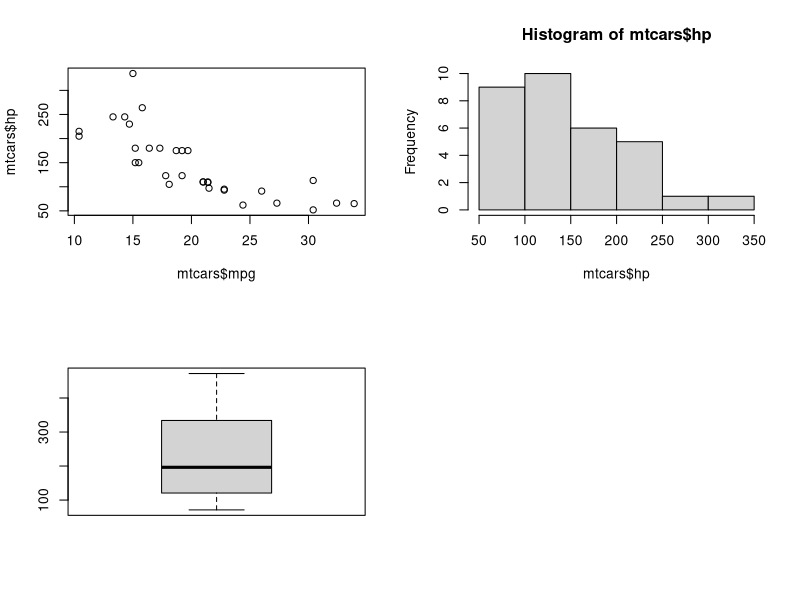
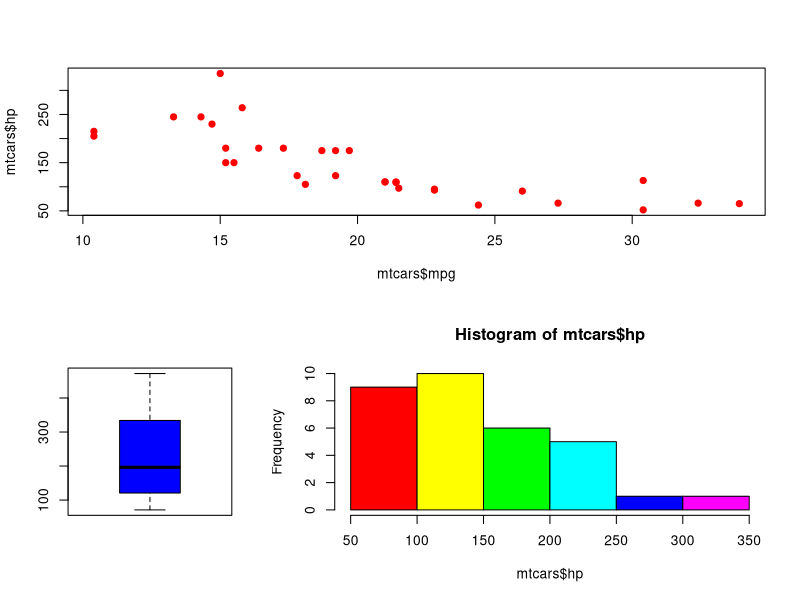
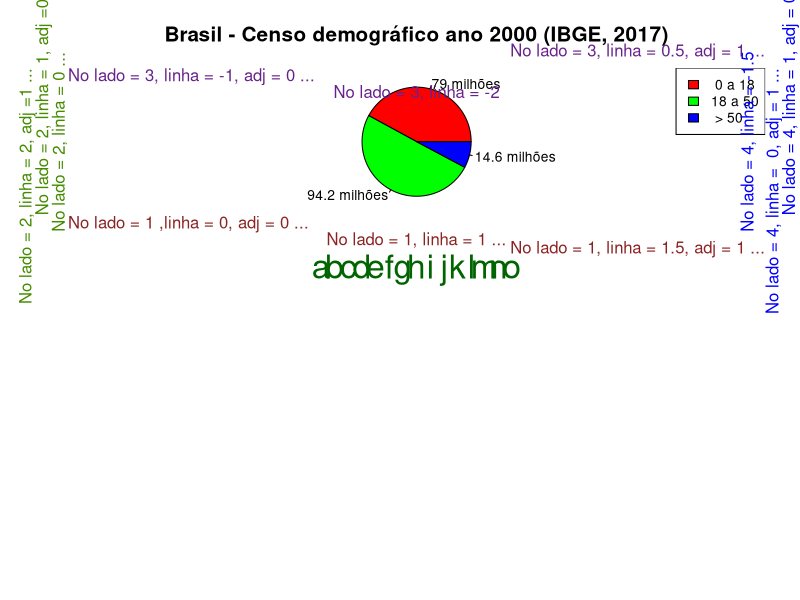
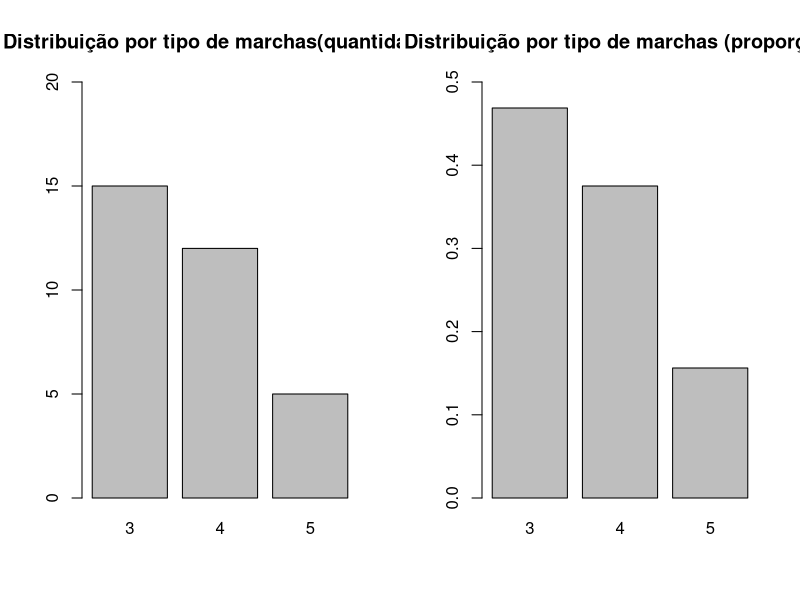
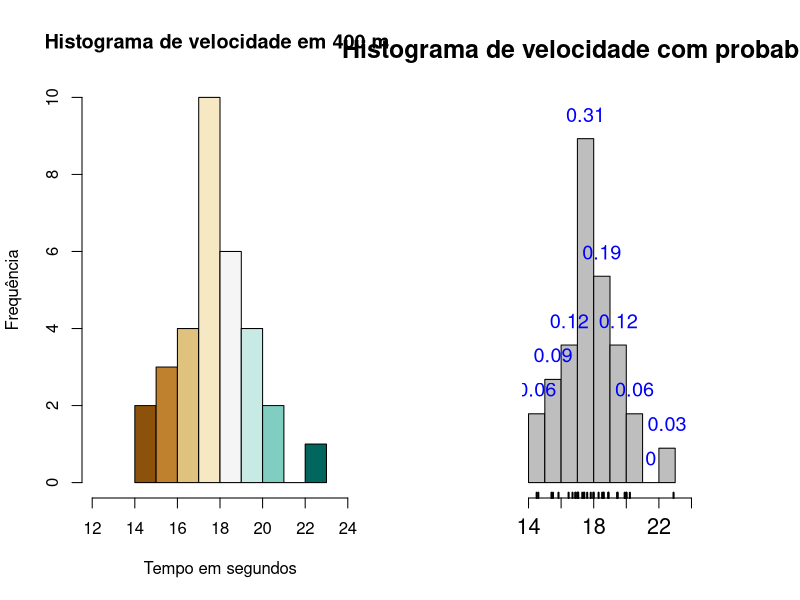
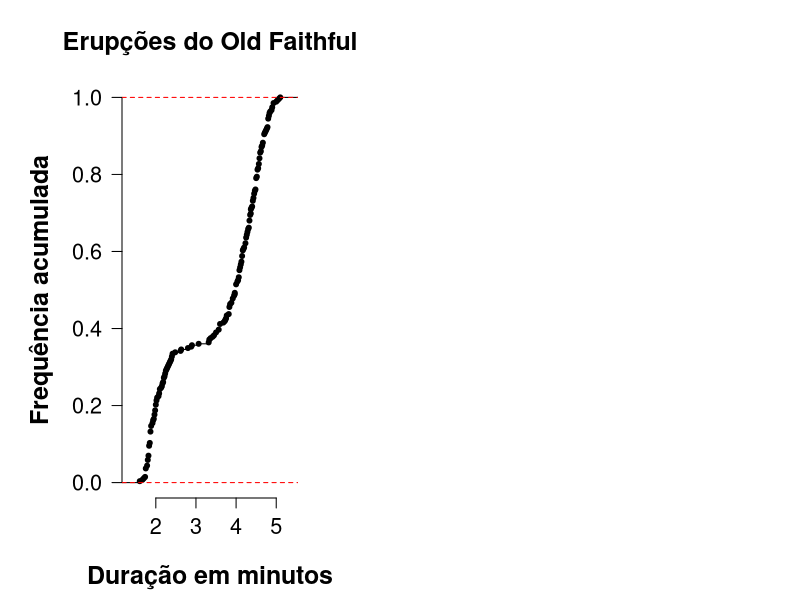
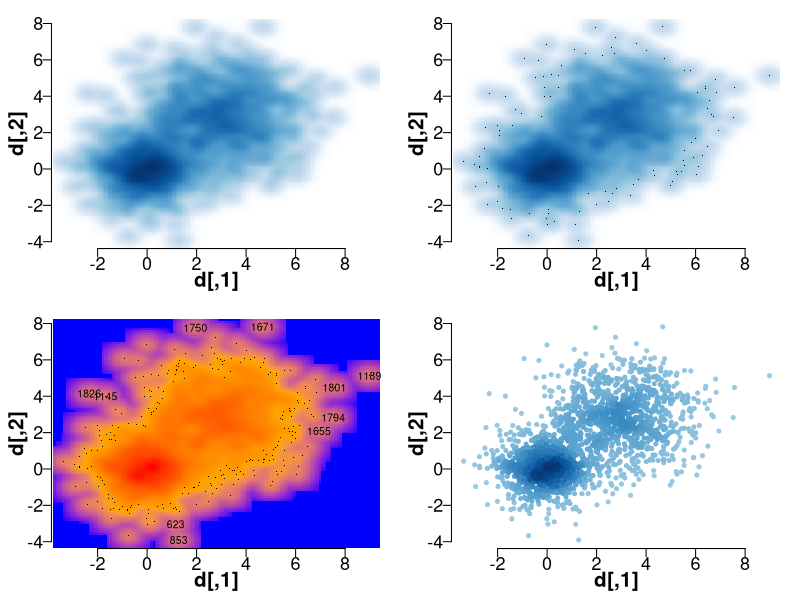
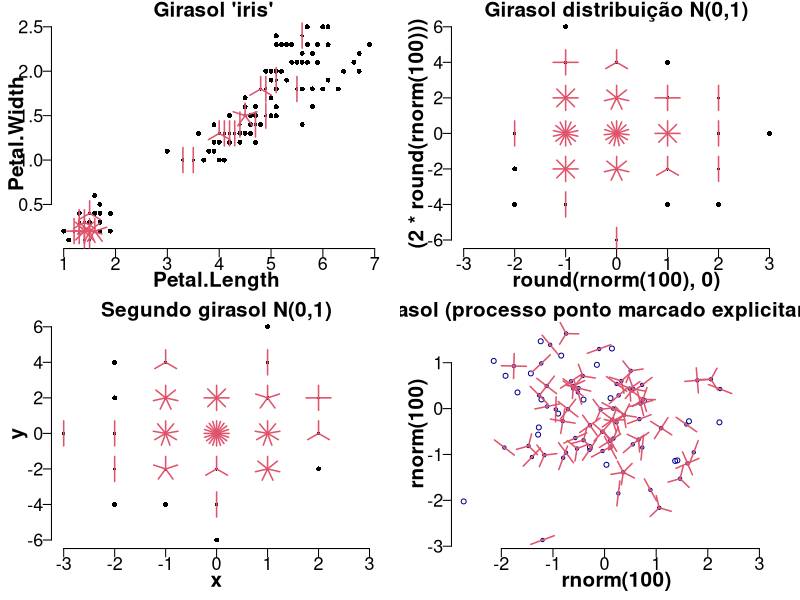

Generate these figures, in order, with R:
## ---- chunk 1
knitr::opts_chunk$set(echo = TRUE)
## ---- chunk 2
pgra <- par()
## ---- chunk 3
# Definição do espaço gráfico como matriz de 2 x 2 (quatro gráficos)
# os gráficos serão colocados por linha
par(mfrow = c(2, 2))

# primeiro gráfico
plot(mtcars$mpg, mtcars$hp)

# segundo gráfico
hist(mtcars$hp)
# terceiro gráfico
# 
boxplot(mtcars$disp)

# o quarto espaço fica livre 
## ---- chunk 4
# criamos uma matriz de 4 elementos, ordenados em duas linhas e duas colunas

matriz <- matrix(c(1, 1, 3, 2), 2, 2, byrow = TRUE)
matriz # mostra a matriz

# cria o espaço gráfico usando a matriz criada e especificanco 
# largura e altura de cada gráfico
layout(matriz, widths  = c(2, 4), heights = c(2, 2))

# plotagem dos gráficos, note que o espaço gráfico é totalmente preenchido
plot(mtcars$mpg, mtcars$hp, col = "red", pch = 19) # grafico 1 na posição (1,1) e (2,1)
hist(mtcars$hp, col = rainbow(6))                  # gráfico 2, posição  2,2
boxplot(mtcars$disp, col = "blue")                 # gráfico 3, posições 2,1
## ---- chunk 5
# criamos um vetor com os dados e os nomes das variáveis
pop <- c (79, 94.2, 14.6)
names (pop) <- c (" 0 a 18", "18 a 50", " > 50") 

#gráfico de torta com título
pie(pop, 
    col    = rainbow(3), 
    main   = "Brasil - Censo demográfico ano 2000 (IBGE, 2017)",
    cex.main    = 1.5,
    labels = paste(pop, "milhões")) 
# legenda
legend ("topright", 
        fill   = rainbow(3), 
        legend = names(pop))

# Três textos no lado 1, veja as linhas e o ajustamento de cada uma 
mtext ("No lado = 1, linha = 1 ...", 
       side = 1, 
       line = 1, 
       col  = "brown4") 

mtext ("No lado = 1 ,linha = 0, adj = 0 ...", 
       side = 1, 
       line = 0, 
       adj  = 0, 
       col  = "brown4") 

mtext ("No lado = 1, linha = 1.5, adj = 1 ...", 
       side = 1, 
       line = 1.5, 
       adj  = 1, 
       col  = "brown4") 

#Três textos no lado 2, veja as linhas e o ajustamento de cada uma 
mtext ("No lado = 2, linha = 0 ...",  
       side = 2,  
       line = 0, 
       col  = "chartreuse4") 

mtext ("No lado = 2, linha = 1, adj =0 ...", 
       side = 2, 
       line = 1, 
       adj  = 0, 
       col  = "chartreuse4") 

mtext ("No lado = 2, linha = 2, adj =1 ...", 
       side = 2, 
       line = 2, 
       adj  = 1, 
       col  = "chartreuse4") 

# Três textos no lado 3, veja as linhas e o ajustamento de cada uma  
mtext ("No lado = 3, linha = -2", 
       side =  3, 
       line = -2, 
       col  = "darkorchid4")

mtext ("No lado = 3, linha = -1, adj = 0 ...", 
       side =  3, 
       line = -1, 
       adj  =  0, 
       col  = "darkorchid4") 

mtext ("No lado = 3, linha = 0.5, adj = 1 ...", 
       side = 3, 
       line = 0.5, 
       adj  = 1, 
       col  = "darkorchid4")

#Três textos no lado 4, veja as linhas e o ajustamento de cada uma 
mtext ("No lado = 4, linha = -1.5",  
       side = 4, 
       line = -1.5, 
       col  = "blue") 

mtext ("No lado = 4, linha = 1, adj = 0 ...", 
       side = 4, 
       line = 1, 
       adj  = 0, 
       col  = "blue") 

mtext ("No lado = 4, linha =  0, adj = 1 ...", 
       side = 4, 
       line = 0, 
       adj  = 1, 
       col  = "blue")

# Esta última linha coloca 15 letras na posição determinada por "at" desde o valor -1.4 em intervalos de 0.2 na margem baixa do gráfico

mtext (letters [1:15], 
       side = 1, 
       line = 3, 
       at   = seq(-1.4, 1.4, 0.2), 
       col  = "darkgreen", 
       cex  = 2)
## ---- chunk 6
par(mfrow = c(1,2))
# calcula a tabela de frequências
marchas <-  table(mtcars$gear)
# aplica a função barplot para o gráfico
barplot(marchas,
        ylim = c(0,20),
        main = "Distribuição por tipo de marchas(quantidade)") 

# calculo das frequências relativas, a partir de uma tabela!!
marchas.prop <-  prop.table(marchas)

# aplica a função barplot para o gráfico
barplot(marchas.prop,
                ylim = c(0,0.5),
                main = "Distribuição por tipo de marchas (proporção)") 
## ---- chunk 7
#Sua solução

## ---- chunk 8
library(RColorBrewer)

qsec <- mtcars$qsec
# criando uma paleta de cores divergentes, ver ?RcolorBrewer
colors <- brewer.pal(9,"BrBG")

# histograma
hist(qsec,
      xlim = c(12,24),
      main = "Histograma de velocidade em 400 m ",
      xlab = "Tempo em segundos",
      ylab = "Frequência",
      col  = colors)
## ---- chunk 9
# Sua solução
  
## ---- chunk 10
library(plyr) #biblioteca necessária para a função l_ply

# definindo parâmetros gráficos
par(cex.main = 1.5, 
    mar      = c(5, 6, 4, 5) + 0.1, 
    mgp      = c(3.5, 1, 0), 
    cex.lab  = 1.5,
    font.lab = 2, 
    cex.axis = 1.3, 
    bty      = "n", 
    las      = 1)

yhigh <- 0.35
x_lim <- c(seq(14, 24, 2))

# histograma, cálculo de probabilidades
h <- hist(qsec, 
          probability = T, 
          main = "", 
          xlab = "", 
          ylab = "", 
          ylim = c(0, yhigh), 
          xlim = c(min(x_lim),max(x_lim)), 
          axes = FALSE, 
          col  = "grey")
#função que coloca as probabilidades encima das barras do histograma, altura dos
# números está controlada o número 0.022
l_ply(seq_along(h$density), 
      function(x) text(h$mids[x], h$density[x] + 0.022, round(h$density[x], 2), 
                       cex = 1.2,
                       col = "blue"))
# eixo x, apenas com a escala
axis(1, x_lim)

# eixo Y eliminado
#axis(2, labels = FALSE, lwd.ticks = 0)

# observações
rug(qsec, lwd = 2)

# texto do eixo X
mtext("Histograma de velocidade com probabilidade", 
      side = 3, 
      line = 1, 
      cex  = 1.5, 
      font = 2)
## ---- chunk 11
intervalo = faithful$eruptions

F_ac = ecdf(intervalo) 

plot(F_ac, 
     col.01line = "red", 
     pch        = 20,
     main       = "Erupções do Old Faithful", 
     xlab       = "Duração em minutos", 
     ylab       = "Frequência acumulada")
## ---- chunk 12
# Dados:
# criação de uma matriz de duas variáveis com centro e dispersão diferente
# a matriz terá 2000 valores
n <- 2000
d1  <- matrix(rnorm(n), ncol = 2) # primeria matriz, normal
d2  <- matrix(rnorm(n,  mean = 3, sd = 1.5), ncol = 2) # segunda matriz
d   <- rbind(d1, d2) # combinação das duas

# parâmetros do ambiente gráfico
oldpar <- par(mfrow = c(2, 2), mar=.1+c(3,3,1,1), mgp = c(1.5, 0.5, 0))

# primeiro gráfico, nenhum ponto sobreposto (jitter)
smoothScatter(d, nrpoints = 0)

# segundo gráfico, dados na posição correta
smoothScatter(d)

# esquema de cores predeterminado
Lab.palette <- colorRampPalette(c("blue", "orange", "red"), space = "Lab")
i.s <- smoothScatter(d, colramp = Lab.palette,
                     ## pch=NA: si usado não grafica
                     nrpoints = 250, ret.selection=TRUE)

# identifica os 10 pontos com mais baixa densidade como outliers
i.10 <- i.s[1:10]

# coloca os números dos pontos
text(d[i.10,], labels = i.10, cex= 0.75)

## algo semelhante mas menos eficiente em termos gráficos para grande número de dados
plot(d, col = densCols(d), pch = 20)

## ---- chunk 13
# Sua solução
  
## ---- chunk 14
require(grDevices)
par(mfrow = c(2,2))

## 'number' is computed automatically:

sunflowerplot(iris[, 3:4],
              main = "Girasol 'iris' ")

set.seed(1234)
sunflowerplot(y = (2*round(rnorm(100))), x = round(rnorm(100), 0),
              main = "Girasol distribuição N(0,1)",
              xlim = c(-3, 3))
## Similarly using a "xyTable" argument:
xyT <- xyTable(y = (2*round(rnorm(100))), x = round(rnorm(100), 0),
               digits = 3)
utils::str(xyT, vec.len = 20)

sunflowerplot(xyT, main = "Segundo girasol N(0,1)",
              xlim = c(-3, 3))

## A 'marked point process' {explicit 'number' argument}:
sunflowerplot(rnorm(100), rnorm(100), number = rpois(n = 100, lambda = 2),
              main = "Girasol (processo ponto marcado explicitamente)",
              rotate = TRUE, col = "blue4", pch = 21)
## ---- chunk 15
sessionInfo()
